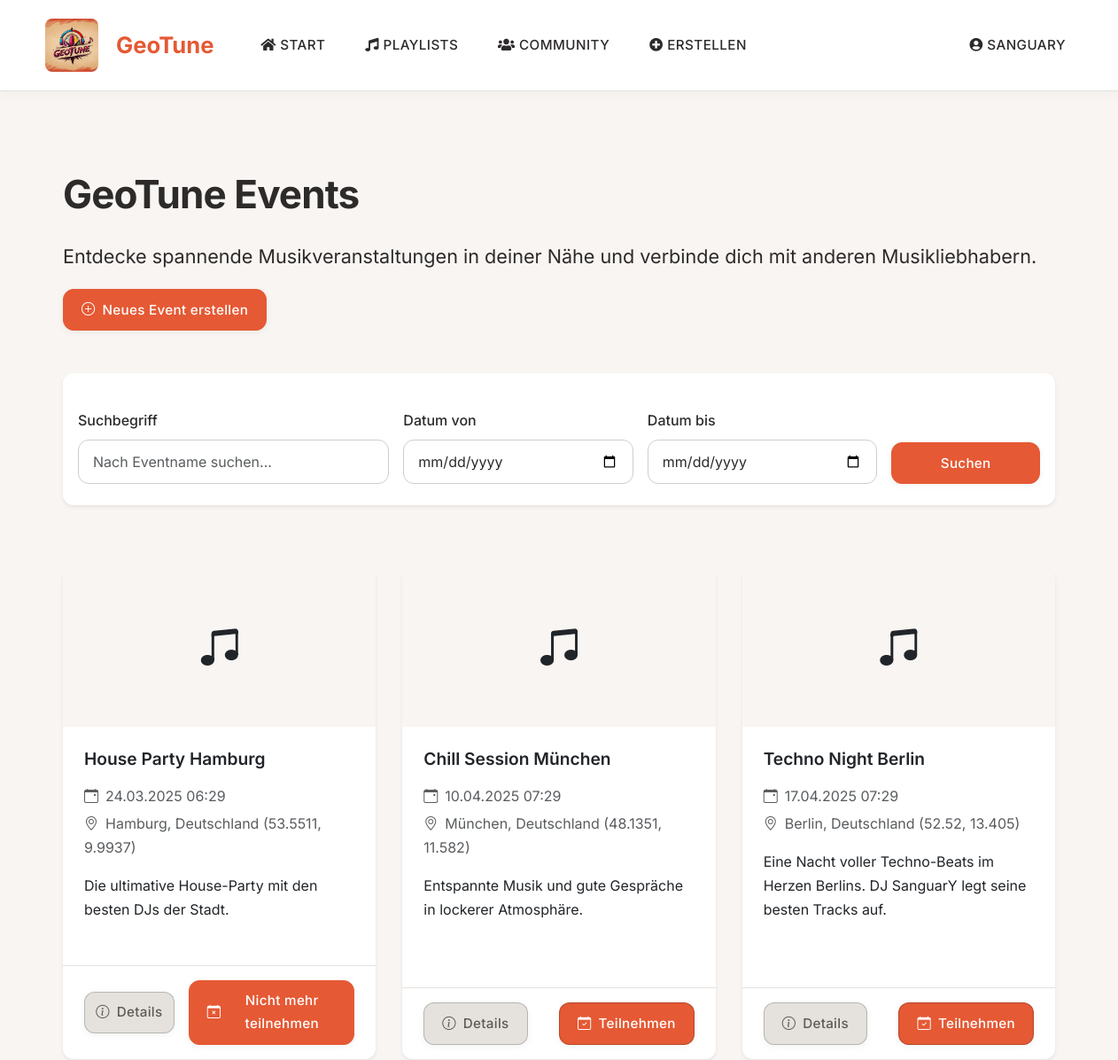
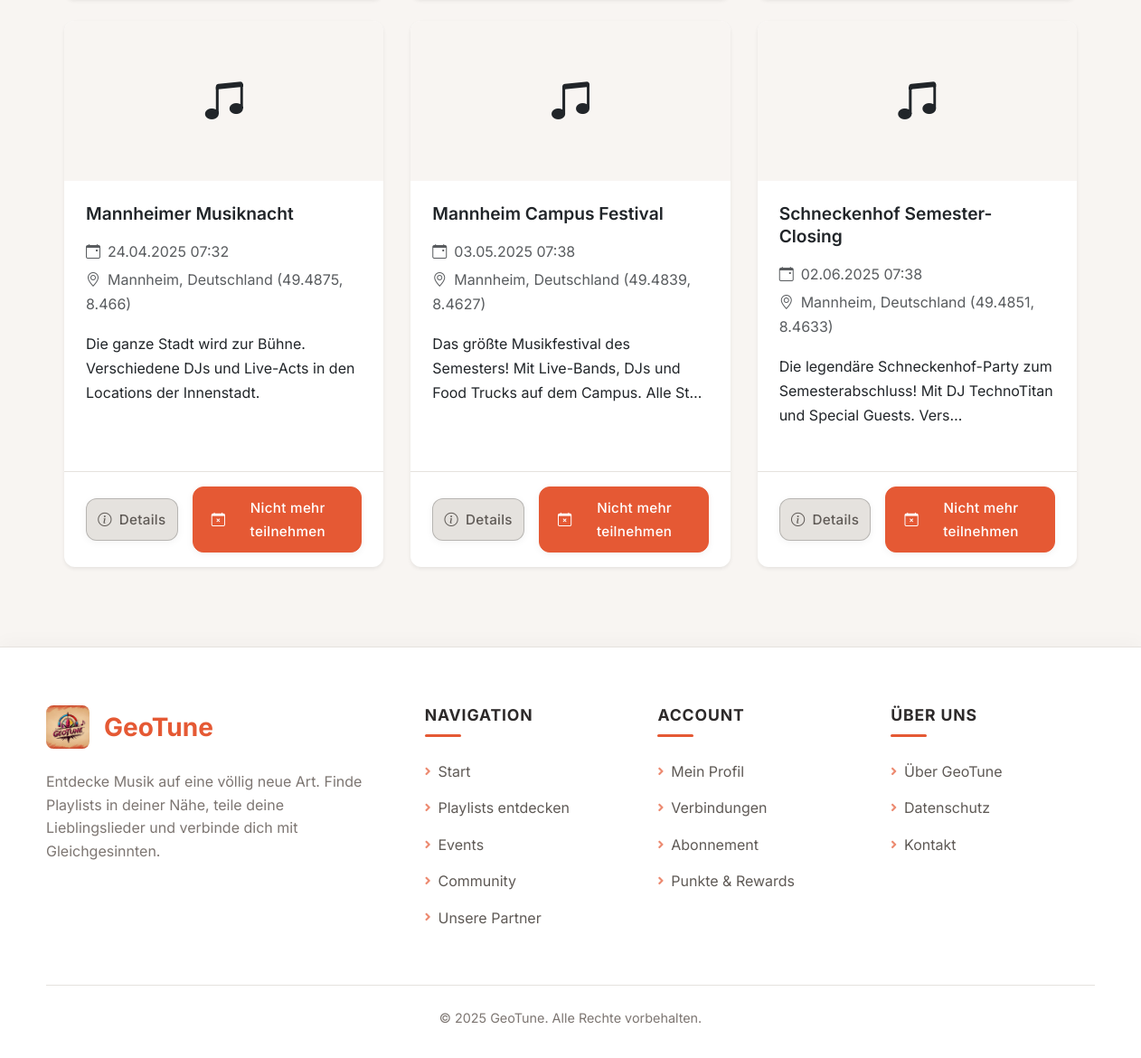
Screenshot of /events/ (signed in) with the database file from the repository (2 pictures, top to bottom).
### geotune/models.py (models this page shows, shortened)
class Nutzer(AbstractUser):
    bio = models.TextField(blank=True)
    profilbild = models.ImageField(upload_to='profile_pics/', blank=True, null=True)
    premium_status = models.BooleanField(default=False)

class Event(models.Model):
    name = models.CharField(max_length=100)
    beschreibung = models.TextField()
    datum = models.DateTimeField()
    ort = models.ForeignKey(Standort, on_delete=models.CASCADE, related_name='events')
    erstellt_von = models.ForeignKey(Nutzer, on_delete=models.CASCADE, related_name='erstellte_events')
    teilnehmer = models.ManyToManyField(Nutzer, related_name='teilgenommene_events')
    partner = models.ForeignKey(Partner, on_delete=models.SET_NULL, null=True, blank=True, related_name='gesponserte_events')
    playlists = models.ManyToManyField(Playlist, related_name='events', blank=True)
    bild = models.ImageField(upload_to='event_images/', blank=True, null=True)
    max_teilnehmer = models.IntegerField(null=True, blank=True)
    class Meta:
        ordering = ['datum']

class Standort(models.Model):
    breitengrad = models.FloatField()
    laengengrad = models.FloatField()
    adresse = models.CharField(max_length=255, blank=True)
    stadt = models.CharField(max_length=100, blank=True)
    land = models.CharField(max_length=100, blank=True)
    beschreibung = models.TextField(blank=True)
    def __str__(self):
        return f"{self.stadt}, {self.land} ({self.breitengrad}, {self.laengengrad})"

### geotune/views.py (the view)
# urls.py: path('events/', views.events_liste, name='events'),
@login_required
def events_liste(request):
    events_queryset = Event.objects.all().order_by('datum')
    q = request.GET.get('q')
    datum_von = request.GET.get('datum_von')
    datum_bis = request.GET.get('datum_bis')
    if q:
        events_queryset = events_queryset.filter(
            Q(name__icontains=q) |
            Q(beschreibung__icontains=q) |
            Q(erstellt_von__username__icontains=q)
        )
    if datum_von:
        events_queryset = events_queryset.filter(datum__gte=datum_von)
    if datum_bis:
        events_queryset = events_queryset.filter(datum__lte=datum_bis)
    paginator = Paginator(events_queryset, 12)  # 12 Events pro Seite
    page = request.GET.get('page')
    try:
        events = paginator.page(page)
    except PageNotAnInteger:
        events = paginator.page(1)
    except EmptyPage:
        events = paginator.page(paginator.num_pages)
    return render(request, 'geotune/events.html', {
        'events': events
    })

### geotune/context_processors.py (called while the page is built)
def verbindungsanfragen(request):
    anzahl = 0
    if request.user.is_authenticated:
        anzahl = request.user.erhaltene_verbindungen.filter(status='angefragt').count()
    return {'anzahl_verbindungsanfragen': anzahl}

### geotune/templates/geotune/events.html (shortened to what this page needs)
{% extends 'geotune/base.html' %}
{% load static %}
{% block content %}
<div class="container mt-5">
    <div class="row mb-4">
        <div class="col">
            <h1 class="mb-4">GeoTune Events</h1>
            <p class="lead">
                Entdecke spannende Musikveranstaltungen in deiner Nähe und verbinde dich mit anderen Musikliebhabern.
            </p>
            {% if user.is_authenticated %}
                <a href="{% url 'event_erstellen' %}" class="btn-hero accent mb-4">
                    <i class="bi bi-plus-circle me-2"></i>Neues Event erstellen
                </a>
            {% endif %}
        </div>
    </div>
    <div class="row mb-4">
        <div class="col">
            <div class="card shadow-sm">
                <div class="card-body">
                    <form method="get" action="{% url 'events' %}" class="row g-3">
                        <div class="col-md-4">
                            <label for="suchbegriff" class="form-label">Suchbegriff</label>
                            <input type="text" class="form-control" id="suchbegriff" name="q"
                                   value="{{ request.GET.q }}" placeholder="Nach Eventname suchen...">
                        </div>
                        <div class="col-md-3">
                            <label for="datumVon" class="form-label">Datum von</label>
                            <input type="date" class="form-control" id="datumVon" name="datum_von"
                                   value="{{ request.GET.datum_von }}">
                        </div>
                        <div class="col-md-3">
                            <label for="datumBis" class="form-label">Datum bis</label>
                            <input type="date" class="form-control" id="datumBis" name="datum_bis"
                                   value="{{ request.GET.datum_bis }}">
                        </div>
                        <div class="col-md-2 d-flex align-items-end">
                            <button type="submit" class="btn-hero accent w-100">Suchen</button>
                        </div>
                    </form>
                </div>
            </div>
        </div>
    </div>
    <div class="row row-cols-1 row-cols-md-2 row-cols-lg-3 g-4">
        {% if events %}
            {% for event in events %}
                <div class="col">
                    <div class="card h-100 shadow-sm">
                        {% if event.bild %}
                            <img src="{{ event.bild.url }}" class="card-img-top" alt="{{ event.name }}" style="height: 200px; object-fit: cover;">
                        {% else %}
                            <div class="bg-light text-center py-5">
                                <i class="bi bi-music-note-beamed" style="font-size: 3rem;"></i>
                            </div>
                        {% endif %}
                        <div class="card-body">
                            <h5 class="card-title">{{ event.name }}</h5>
                            <p class="card-text text-muted mb-1">
                                <i class="bi bi-calendar-event me-2"></i>{{ event.datum|date:"d.m.Y H:i" }}
                            </p>
                            <p class="card-text text-muted mb-3">
                                <i class="bi bi-geo-alt me-2"></i>{{ event.ort }}
                            </p>
                            <p class="card-text">{{ event.beschreibung|truncatechars:100 }}</p>
                        </div>
                        <div class="card-footer bg-transparent">
                            <div class="d-flex justify-content-between align-items-center">
                                <a href="{% url 'event_detail' event.id %}" class="btn-hero edit">
                                    <i class="bi bi-info-circle"></i>Details
                                </a>
                                {% if user in event.teilnehmer.all %}
                                    <form method="post" action="{% url 'event_teilnehmen' event.id %}">
                                        <button type="submit" class="btn-hero accent">
                                            <i class="bi bi-calendar-x"></i>Nicht mehr teilnehmen
                                        </button>
                                    </form>
                                {% else %}
                                    <form method="post" action="{% url 'event_teilnehmen' event.id %}">
                                        <button type="submit" class="btn-hero primary">
                                            <i class="bi bi-calendar-check"></i>Teilnehmen
                                        </button>
                                    </form>
                                {% endif %}
                            </div>
                        </div>
                    </div>
                </div>
            {% endfor %}
        {% else %}
            <div class="col-12">
                <div class="alert alert-info text-center">
                    <i class="bi bi-info-circle me-2"></i>Aktuell sind keine Events vorhanden.
                </div>
            </div>
        {% endif %}
    </div>
</div>
{% endblock %}

### geotune/templates/geotune/base.html (shortened to what this page needs)
<!DOCTYPE html>
<html lang="de">
<head>
    <link href="https://cdn.jsdelivr.net/npm/bootstrap@5.3.2/dist/css/bootstrap.min.css" rel="stylesheet">
    <link rel="stylesheet" href="https://cdn.jsdelivr.net/npm/bootstrap-icons@1.11.1/font/bootstrap-icons.css">
    <link rel="stylesheet" href="https://cdnjs.cloudflare.com/ajax/libs/font-awesome/5.15.4/css/all.min.css">
    {% load static %}
    <link rel="stylesheet" href="{% static 'geotune/css/style.css' %}">
    <link rel="stylesheet" href="https://unpkg.com/leaflet@1.7.1/dist/leaflet.css">
</head>
<body>
    <nav class="navbar navbar-expand-lg">
        <div class="container">
            <a class="navbar-brand" href="{% url 'index' %}">
                {% load static %}
                <div class="d-flex align-items-center">
                    <img src="{% static 'media/GeoTune_Logo.jpg' %}" alt="GeoTune Logo" class="navbar-logo">
                    <span class="ms-2">GeoTune</span>
                </div>
            </a>
            <div class="collapse navbar-collapse" id="navbarNav">
                <ul class="navbar-nav me-auto">
                    <li class="nav-item">
                        <a class="nav-link" href="{% url 'index' %}">
                            <i class="fas fa-home"></i> Start
                        </a>
                    </li>
                    {% if user.is_authenticated %}
                        <li class="nav-item dropdown">
                            <a class="nav-link" href="#" id="playlistsDropdown" role="button"
                               data-bs-toggle="dropdown" aria-expanded="false">
                                <i class="fas fa-music"></i> Playlists
                            </a>
                        </li>
                        <li class="nav-item dropdown">
                            <a class="nav-link" href="#" id="communityDropdown" role="button"
                               data-bs-toggle="dropdown" aria-expanded="false">
                                <i class="fas fa-users"></i> Community
                            </a>
                        </li>
                        <li class="nav-item dropdown">
                            <a class="nav-link" href="#" id="navbarDropdown" role="button"
                               data-bs-toggle="dropdown" aria-expanded="false">
                                <i class="fas fa-plus-circle"></i> Erstellen
                            </a>
                        </li>
                    {% endif %}
                </ul>
                <ul class="navbar-nav">
                    {% if user.is_authenticated %}
                        <li class="nav-item dropdown">
                            <a class="nav-link" href="#" id="userDropdown" role="button"
                               data-bs-toggle="dropdown" aria-expanded="false">
                                <i class="fas fa-user-circle"></i> {{ user.username }}
                            </a>
                        </li>
                    {% endif %}
                </ul>
            </div>
        </div>
    </nav>
    <main class="container py-4">
        {% block content %}{% endblock %}
    </main>
    <footer class="footer">
        <div class="container">
            <div class="footer-container">
                <div class="footer-brand">
                    <div class="footer-logo">
                        <img src="{% static 'media/GeoTune_Logo.jpg' %}" alt="GeoTune Logo">
                        <h3>GeoTune</h3>
                    </div>
                    <p class="footer-description">
                        Entdecke Musik auf eine völlig neue Art. Finde Playlists in deiner Nähe, teile deine Lieblingslieder und verbinde dich mit Gleichgesinnten.
                    </p>
                </div>
                <div class="footer-columns">
                    <div class="footer-column">
                        <h5 class="footer-title">Navigation</h5>
                        <ul class="footer-links">
                            <li><a href="{% url 'index' %}"><i class="fas fa-angle-right"></i> Start</a></li>
                            {% if user.is_authenticated %}
                                <li><a href="{% url 'playlists_in_der_naehe' %}"><i class="fas fa-angle-right"></i> Playlists entdecken</a></li>
                                <li><a href="{% url 'events' %}"><i class="fas fa-angle-right"></i> Events</a></li>
                                <li><a href="{% url 'nutzer_empfehlungen' %}"><i class="fas fa-angle-right"></i> Community</a></li>
                                <li><a href="{% url 'partner' %}"><i class="fas fa-angle-right"></i> Unsere Partner</a></li>
                            {% endif %}
                        </ul>
                    </div>
                    <div class="footer-column">
                        <h5 class="footer-title">Account</h5>
                        <ul class="footer-links">
                            {% if user.is_authenticated %}
                                <li><a href="{% url 'nutzerprofil' %}"><i class="fas fa-angle-right"></i> Mein Profil</a></li>
                                <li><a href="{% url 'verbindungen' %}"><i class="fas fa-angle-right"></i> Verbindungen</a></li>
                                <li><a href="{% url 'abonnement_verwalten' %}"><i class="fas fa-angle-right"></i> Abonnement</a></li>
                                <li><a href="{% url 'gamification' %}"><i class="fas fa-angle-right"></i> Punkte & Rewards</a></li>
                            {% else %}
                                <li><a href="{% url 'login' %}"><i class="fas fa-angle-right"></i> Anmelden</a></li>
                                <li><a href="{% url 'register' %}"><i class="fas fa-angle-right"></i> Registrieren</a></li>
                            {% endif %}
                        </ul>
                    </div>
                    <div class="footer-column">
                        <h5 class="footer-title">Über uns</h5>
                        <ul class="footer-links">
                            <li><a href="{% url 'ueber_uns' %}"><i class="fas fa-angle-right"></i> Über GeoTune</a></li>
                            <li><a href="{% url 'datenschutz' %}"><i class="fas fa-angle-right"></i> Datenschutz</a></li>
                            <li><a href="{% url 'kontakt' %}"><i class="fas fa-angle-right"></i> Kontakt</a></li>
                        </ul>
                    </div>
                </div>
            </div>
            <div class="footer-bottom text-center">
                <p>&copy; 2025 GeoTune. Alle Rechte vorbehalten.</p>
            </div>
        </div>
    </footer>
</body>
</html>

### geotune/templates/geotune/events.html (style rules this page uses)
.btn-hero { display: inline-flex; align-items: center; justify-content: center; padding: 0.6rem 1.25rem; border-radius: var(--border-radius); font-weight: 500; font-size: 0.95rem; text-decoration: none; transition: all 0.2s ease; border: none; cursor: pointer; }
.btn-hero i { margin-right: 0.5rem; }
.btn-hero.primary { background-color: var(--primary); color: white; }
.btn-hero.accent { background-color: var(--primary) !important; color: white !important; border-color: var(--primary) !important; }
.btn-hero.edit { background-color: var(--gray-200); color: var(--gray-700); margin-right: 1rem; }

### rows the page displays
Nutzer: username "SANGUARY"
Event: name "House Party Hamburg", datum "24.03.2025 06:29", ort "Hamburg, Deutschland (53.5511, 9.9937)", beschreibung "Die ultimative House-Party mit den besten DJs der Stadt.", shows "Nicht mehr teilnehmen"
Event: name "Chill Session München", datum "10.04.2025 07:29", ort "München, Deutschland (48.1351, 11.582)", beschreibung "Entspannte Musik und gute Gespräche in lockerer Atmosphäre.", shows "Teilnehmen"
Event: name "Techno Night Berlin", datum "17.04.2025 07:29", ort "Berlin, Deutschland (52.52, 13.405)", beschreibung "Eine Nacht voller Techno-Beats im Herzen Berlins. DJ SanguarY legt seine besten Tracks auf.", shows "Teilnehmen"
Event: name "Mannheimer Musiknacht", datum "24.04.2025 07:32", ort "Mannheim, Deutschland (49.4875, 8.466)", beschreibung "Die ganze Stadt wird zur Bühne. Verschiedene DJs und Live-Acts in den Locations der Innenstadt.", shows "Nicht mehr teilnehmen"
Event: name "Mannheim Campus Festival", datum "03.05.2025 07:38", ort "Mannheim, Deutschland (49.4839, 8.4627)", beschreibung "Das größte Musikfestival des Semesters! Mit Live-Bands, DJs und Food Trucks auf dem Campus. Alle St…", shows "Nicht mehr teilnehmen"
Event: name "Schneckenhof Semester-Closing", datum "02.06.2025 07:38", ort "Mannheim, Deutschland (49.4851, 8.4633)", beschreibung "Die legendäre Schneckenhof-Party zum Semesterabschluss! Mit DJ TechnoTitan und Special Guests. Vers…", shows "Nicht mehr teilnehmen"
